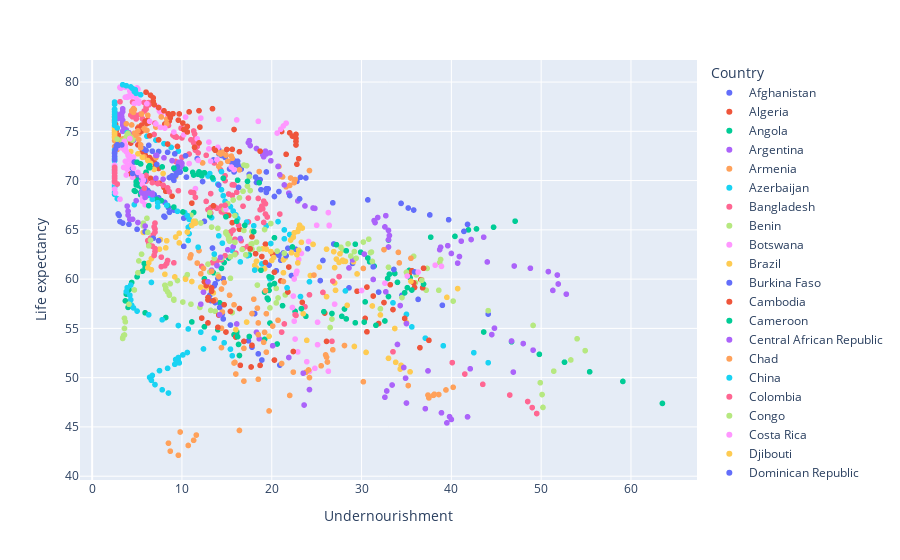

Source (notebook cell):
### Code cell
fig = px.scatter(data, x="Undernourishment", y="Life expectancy", color="Country")
fig.show()
